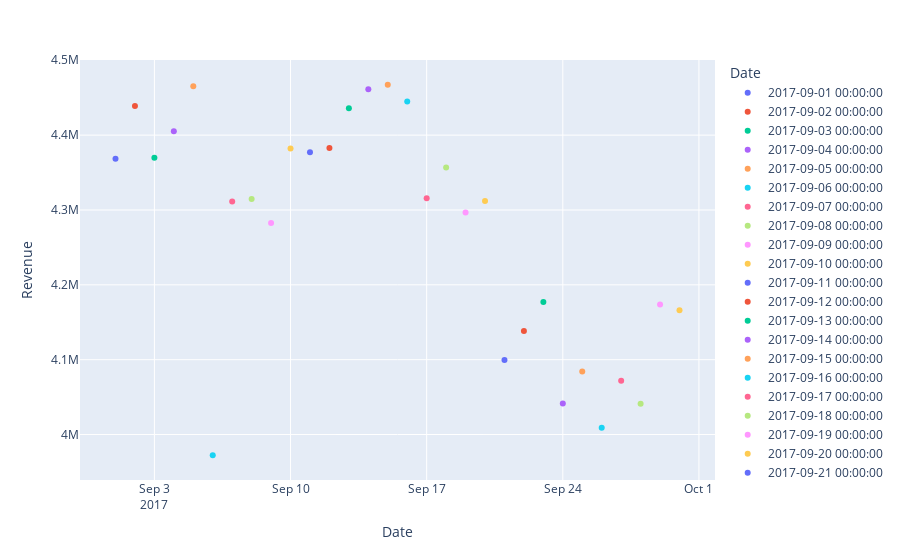

The code cell stored with this chart in its notebook:
### Code cell
fig_d = px.scatter(df_date, x='Date', y='Revenue', color='Date',
                 color_continuous_scale=px.colors.sequential.Cividis_r)

fig_d.show()

### Figure 1 — Plotly figure (JSON) as saved in the notebook; plotly's stock layout.template omitted (floating-point values rounded to 4 significant figures)
{"data": [{"hoverlabel": {"namelength": 0}, "hovertemplate": "Date=%{x}<br>Revenue=%{y}", "legendgroup": "2017-09-01 00:00:00", "marker": {"color": "#636efa", "symbol": "circle"}, "mode": "markers", "name": "2017-09-01 00:00:00", "showlegend": true, "type": "scatter", "x": ["2017-09-01T00:00:00"], "xaxis": "x", "y": [4368428], "yaxis": "y"}, {"hoverlabel": {"namelength": 0}, "hovertemplate": "Date=%{x}<br>Revenue=%{y}", "legendgroup": "2017-09-02 00:00:00", "marker": {"color": "#EF553B", "symbol": "circle"}, "mode": "markers", "name": "2017-09-02 00:00:00", "showlegend": true, "type": "scatter", "x": ["2017-09-02T00:00:00"], "xaxis": "x", "y": [4438806], "yaxis": "y"}, {"hoverlabel": {"namelength": 0}, "hovertemplate": "Date=%{x}<br>Revenue=%{y}", "legendgroup": "2017-09-03 00:00:00", "marker": {"color": "#00cc96", "symbol": "circle"}, "mode": "markers", "name": "2017-09-03 00:00:00", "showlegend": true, "type": "scatter", "x": ["2017-09-03T00:00:00"], "xaxis": "x", "y": [4369706], "yaxis": "y"}, {"hoverlabel": {"namelength": 0}, "hovertemplate": "Date=%{x}<br>Revenue=%{y}", "legendgroup": "2017-09-04 00:00:00", "marker": {"color": "#ab63fa", "symbol": "circle"}, "mode": "markers", "name": "2017-09-04 00:00:00", "showlegend": true, "type": "scatter", "x": ["2017-09-04T00:00:00"], "xaxis": "x", "y": [4405118], "yaxis": "y"}, {"hoverlabel": {"namelength": 0}, "hovertemplate": "Date=%{x}<br>Revenue=%{y}", "legendgroup": "2017-09-05 00:00:00", "marker": {"color": "#FFA15A", "symbol": "circle"}, "mode": "markers", "name": "2017-09-05 00:00:00", "showlegend": true, "type": "scatter", "x": ["2017-09-05T00:00:00"], "xaxis": "x", "y": [4465178], "yaxis": "y"}, {"hoverlabel": {"namelength": 0}, "hovertemplate": "Date=%{x}<br>Revenue=%{y}", "legendgroup": "2017-09-06 00:00:00", "marker": {"color": "#19d3f3", "symbol": "circle"}, "mode": "markers", "name": "2017-09-06 00:00:00", "showlegend": true, "type": "scatter", "x": ["2017-09-06T00:00:00"], "xaxis": "x", "y": [3972319], "yaxis": "y"}, {"hoverlabel": {"namelength": 0}, "hovertemplate": "Date=%{x}<br>Revenue=%{y}", "legendgroup": "2017-09-07 00:00:00", "marker": {"color": "#FF6692", "symbol": "circle"}, "mode": "markers", "name": "2017-09-07 00:00:00", "showlegend": true, "type": "scatter", "x": ["2017-09-07T00:00:00"], "xaxis": "x", "y": [4311260], "yaxis": "y"}, {"hoverlabel": {"namelength": 0}, "hovertemplate": "Date=%{x}<br>Revenue=%{y}", "legendgroup": "2017-09-08 00:00:00", "marker": {"color": "#B6E880", "symbol": "circle"}, "mode": "markers", "name": "2017-09-08 00:00:00", "showlegend": true, "type": "scatter", "x": ["2017-09-08T00:00:00"], "xaxis": "x", "y": [4314674], "yaxis": "y"}, {"hoverlabel": {"namelength": 0}, "hovertemplate": "Date=%{x}<br>Revenue=%{y}", "legendgroup": "2017-09-09 00:00:00", "marker": {"color": "#FF97FF", "symbol": "circle"}, "mode": "markers", "name": "2017-09-09 00:00:00", "showlegend": true, "type": "scatter", "x": ["2017-09-09T00:00:00"], "xaxis": "x", "y": [4282532], "yaxis": "y"}, {"hoverlabel": {"namelength": 0}, "hovertemplate": "Date=%{x}<br>Revenue=%{y}", "legendgroup": "2017-09-10 00:00:00", "marker": {"color": "#FECB52", "symbol": "circle"}, "mode": "markers", "name": "2017-09-10 00:00:00", "showlegend": true, "type": "scatter", "x": ["2017-09-10T00:00:00"], "xaxis": "x", "y": [4382259], "yaxis": "y"}, {"hoverlabel": {"namelength": 0}, "hovertemplate": "Date=%{x}<br>Revenue=%{y}", "legendgroup": "2017-09-11 00:00:00", "marker": {"color": "#636efa", "symbol": "circle"}, "mode": "markers", "name": "2017-09-11 00:00:00", "showlegend": true, "type": "scatter", "x": ["2017-09-11T00:00:00"], "xaxis": "x", "y": [4377062], "yaxis": "y"}, {"hoverlabel": {"namelength": 0}, "hovertemplate": "Date=%{x}<br>Revenue=%{y}", "legendgroup": "2017-09-12 00:00:00", "marker": {"color": "#EF553B", "symbol": "circle"}, "mode": "markers", "name": "2017-09-12 00:00:00", "showlegend": true, "type": "scatter", "x": ["2017-09-12T00:00:00"], "xaxis": "x", "y": [4382776], "yaxis": "y"}, {"hoverlabel": {"namelength": 0}, "hovertemplate": "Date=%{x}<br>Revenue=%{y}", "legendgroup": "2017-09-13 00:00:00", "marker": {"color": "#00cc96", "symbol": "circle"}, "mode": "markers", "name": "2017-09-13 00:00:00", "showlegend": true, "type": "scatter", "x": ["2017-09-13T00:00:00"], "xaxis": "x", "y": [4435789], "yaxis": "y"}, {"hoverlabel": {"namelength": 0}, "hovertemplate": "Date=%{x}<br>Revenue=%{y}", "legendgroup": "2017-09-14 00:00:00", "marker": {"color": "#ab63fa", "symbol": "circle"}, "mode": "markers", "name": "2017-09-14 00:00:00", "showlegend": true, "type": "scatter", "x": ["2017-09-14T00:00:00"], "xaxis": "x", "y": [4461424], "yaxis": "y"}, {"hoverlabel": {"namelength": 0}, "hovertemplate": "Date=%{x}<br>Revenue=%{y}", "legendgroup": "2017-09-15 00:00:00", "marker": {"color": "#FFA15A", "symbol": "circle"}, "mode": "markers", "name": "2017-09-15 00:00:00", "showlegend": true, "type": "scatter", "x": ["2017-09-15T00:00:00"], "xaxis": "x", "y": [4467303], "yaxis": "y"}, {"hoverlabel": {"namelength": 0}, "hovertemplate": "Date=%{x}<br>Revenue=%{y}", "legendgroup": "2017-09-16 00:00:00", "marker": {"color": "#19d3f3", "symbol": "circle"}, "mode": "markers", "name": "2017-09-16 00:00:00", "showlegend": true, "type": "scatter", "x": ["2017-09-16T00:00:00"], "xaxis": "x", "y": [4444834], "yaxis": "y"}, {"hoverlabel": {"namelength": 0}, "hovertemplate": "Date=%{x}<br>Revenue=%{y}", "legendgroup": "2017-09-17 00:00:00", "marker": {"color": "#FF6692", "symbol": "circle"}, "mode": "markers", "name": "2017-09-17 00:00:00", "showlegend": true, "type": "scatter", "x": ["2017-09-17T00:00:00"], "xaxis": "x", "y": [4315827], "yaxis": "y"}, {"hoverlabel": {"namelength": 0}, "hovertemplate": "Date=%{x}<br>Revenue=%{y}", "legendgroup": "2017-09-18 00:00:00", "marker": {"color": "#B6E880", "symbol": "circle"}, "mode": "markers", "name": "2017-09-18 00:00:00", "showlegend": true, "type": "scatter", "x": ["2017-09-18T00:00:00"], "xaxis": "x", "y": [4356647], "yaxis": "y"}, {"hoverlabel": {"namelength": 0}, "hovertemplate": "Date=%{x}<br>Revenue=%{y}", "legendgroup": "2017-09-19 00:00:00", "marker": {"color": "#FF97FF", "symbol": "circle"}, "mode": "markers", "name": "2017-09-19 00:00:00", "showlegend": true, "type": "scatter", "x": ["2017-09-19T00:00:00"], "xaxis": "x", "y": [4296468], "yaxis": "y"}, {"hoverlabel": {"namelength": 0}, "hovertemplate": "Date=%{x}<br>Revenue=%{y}", "legendgroup": "2017-09-20 00:00:00", "marker": {"color": "#FECB52", "symbol": "circle"}, "mode": "markers", "name": "2017-09-20 00:00:00", "showlegend": true, "type": "scatter", "x": ["2017-09-20T00:00:00"], "xaxis": "x", "y": [4311987], "yaxis": "y"}, {"hoverlabel": {"namelength": 0}, "hovertemplate": "Date=%{x}<br>Revenue=%{y}", "legendgroup": "2017-09-21 00:00:00", "marker": {"color": "#636efa", "symbol": "circle"}, "mode": "markers", "name": "2017-09-21 00:00:00", "showlegend": true, "type": "scatter", "x": ["2017-09-21T00:00:00"], "xaxis": "x", "y": [4100000.0], "yaxis": "y"}, {"hoverlabel": {"namelength": 0}, "hovertemplate": "Date=%{x}<br>Revenue=%{y}", "legendgroup": "2017-09-22 00:00:00", "marker": {"color": "#EF553B", "symbol": "circle"}, "mode": "markers", "name": "2017-09-22 00:00:00", "showlegend": true, "type": "scatter", "x": ["2017-09-22T00:00:00"], "xaxis": "x", "y": [4138000.0], "yaxis": "y"}, {"hoverlabel": {"namelength": 0}, "hovertemplate": "Date=%{x}<br>Revenue=%{y}", "legendgroup": "2017-09-23 00:00:00", "marker": {"color": "#00cc96", "symbol": "circle"}, "mode": "markers", "name": "2017-09-23 00:00:00", "showlegend": true, "type": "scatter", "x": ["2017-09-23T00:00:00"], "xaxis": "x", "y": [4177000.0], "yaxis": "y"}, {"hoverlabel": {"namelength": 0}, "hovertemplate": "Date=%{x}<br>Revenue=%{y}", "legendgroup": "2017-09-24 00:00:00", "marker": {"color": "#ab63fa", "symbol": "circle"}, "mode": "markers", "name": "2017-09-24 00:00:00", "showlegend": true, "type": "scatter", "x": ["2017-09-24T00:00:00"], "xaxis": "x", "y": [4041436], "yaxis": "y"}, {"hoverlabel": {"namelength": 0}, "hovertemplate": "Date=%{x}<br>Revenue=%{y}", "legendgroup": "2017-09-25 00:00:00", "marker": {"color": "#FFA15A", "symbol": "circle"}, "mode": "markers", "name": "2017-09-25 00:00:00", "showlegend": true, "type": "scatter", "x": ["2017-09-25T00:00:00"], "xaxis": "x", "y": [4084000.0], "yaxis": "y"}, {"hoverlabel": {"namelength": 0}, "hovertemplate": "Date=%{x}<br>Revenue=%{y}", "legendgroup": "2017-09-26 00:00:00", "marker": {"color": "#19d3f3", "symbol": "circle"}, "mode": "markers", "name": "2017-09-26 00:00:00", "showlegend": true, "type": "scatter", "x": ["2017-09-26T00:00:00"], "xaxis": "x", "y": [4009000.0], "yaxis": "y"}, {"hoverlabel": {"namelength": 0}, "hovertemplate": "Date=%{x}<br>Revenue=%{y}", "legendgroup": "2017-09-27 00:00:00", "marker": {"color": "#FF6692", "symbol": "circle"}, "mode": "markers", "name": "2017-09-27 00:00:00", "showlegend": true, "type": "scatter", "x": ["2017-09-27T00:00:00"], "xaxis": "x", "y": [4072000.0], "yaxis": "y"}, {"hoverlabel": {"namelength": 0}, "hovertemplate": "Date=%{x}<br>Revenue=%{y}", "legendgroup": "2017-09-28 00:00:00", "marker": {"color": "#B6E880", "symbol": "circle"}, "mode": "markers", "name": "2017-09-28 00:00:00", "showlegend": true, "type": "scatter", "x": ["2017-09-28T00:00:00"], "xaxis": "x", "y": [4041000.0], "yaxis": "y"}, {"hoverlabel": {"namelength": 0}, "hovertemplate": "Date=%{x}<br>Revenue=%{y}", "legendgroup": "2017-09-29 00:00:00", "marker": {"color": "#FF97FF", "symbol": "circle"}, "mode": "markers", "name": "2017-09-29 00:00:00", "showlegend": true, "type": "scatter", "x": ["2017-09-29T00:00:00"], "xaxis": "x", "y": [4174000.0], "yaxis": "y"}, {"hoverlabel": {"namelength": 0}, "hovertemplate": "Date=%{x}<br>Revenue=%{y}", "legendgroup": "2017-09-30 00:00:00", "marker": {"color": "#FECB52", "symbol": "circle"}, "mode": "markers", "name": "2017-09-30 00:00:00", "showlegend": true, "type": "scatter", "x": ["2017-09-30T00:00:00"], "xaxis": "x", "y": [4166000.0], "yaxis": "y"}], "layout": {"legend": {"title": {"text": "Date"}, "tracegroupgap": 0}, "margin": {"t": 60}, "xaxis": {"anchor": "y", "categoryarray": [1504224000000000000, 1504310400000000000, 1504396800000000000, 1504483200000000000, 1504569600000000000, 1504656000000000000, 1504742400000000000, 1504828800000000000, 1504915200000000000, 1505001600000000000, 1505088000000000000, 1505174400000000000, 1505260800000000000, 1505347200000000000, 1505433600000000000, 1505520000000000000, 1505606400000000000, 1505692800000000000, 1505779200000000000, 1505865600000000000, 1505952000000000000, 1506038400000000000, 1506124800000000000, 1506211200000000000, 1506297600000000000, 1506384000000000000, 1506470400000000000, 1506556800000000000, 1506643200000000000, 1506729600000000000], "categoryorder": "array", "domain": [0, 1], "title": {"text": "Date"}}, "yaxis": {"anchor": "x", "domain": [0, 1], "title": {"text": "Revenue"}}}}
